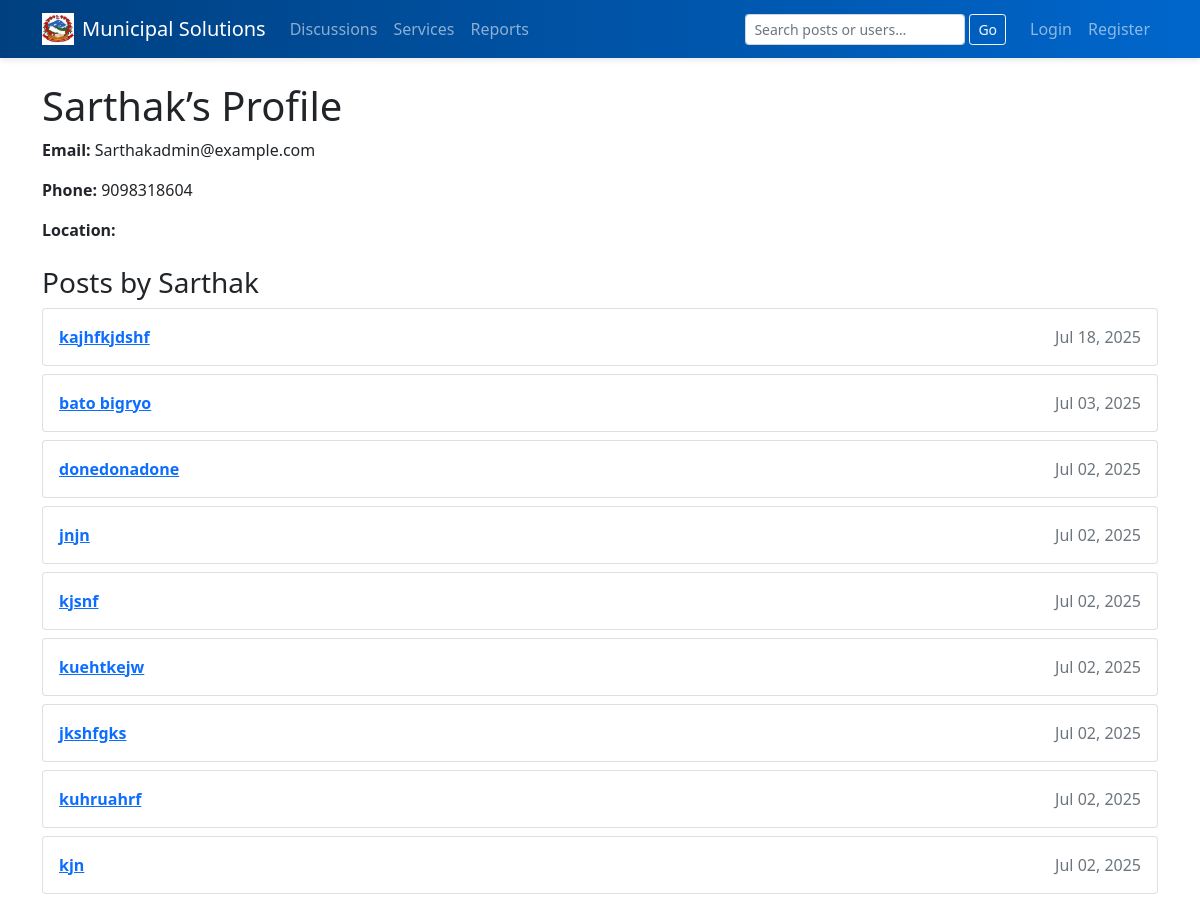
Page /accounts/users/Sarthak/ (upper part) on the earlier database version.
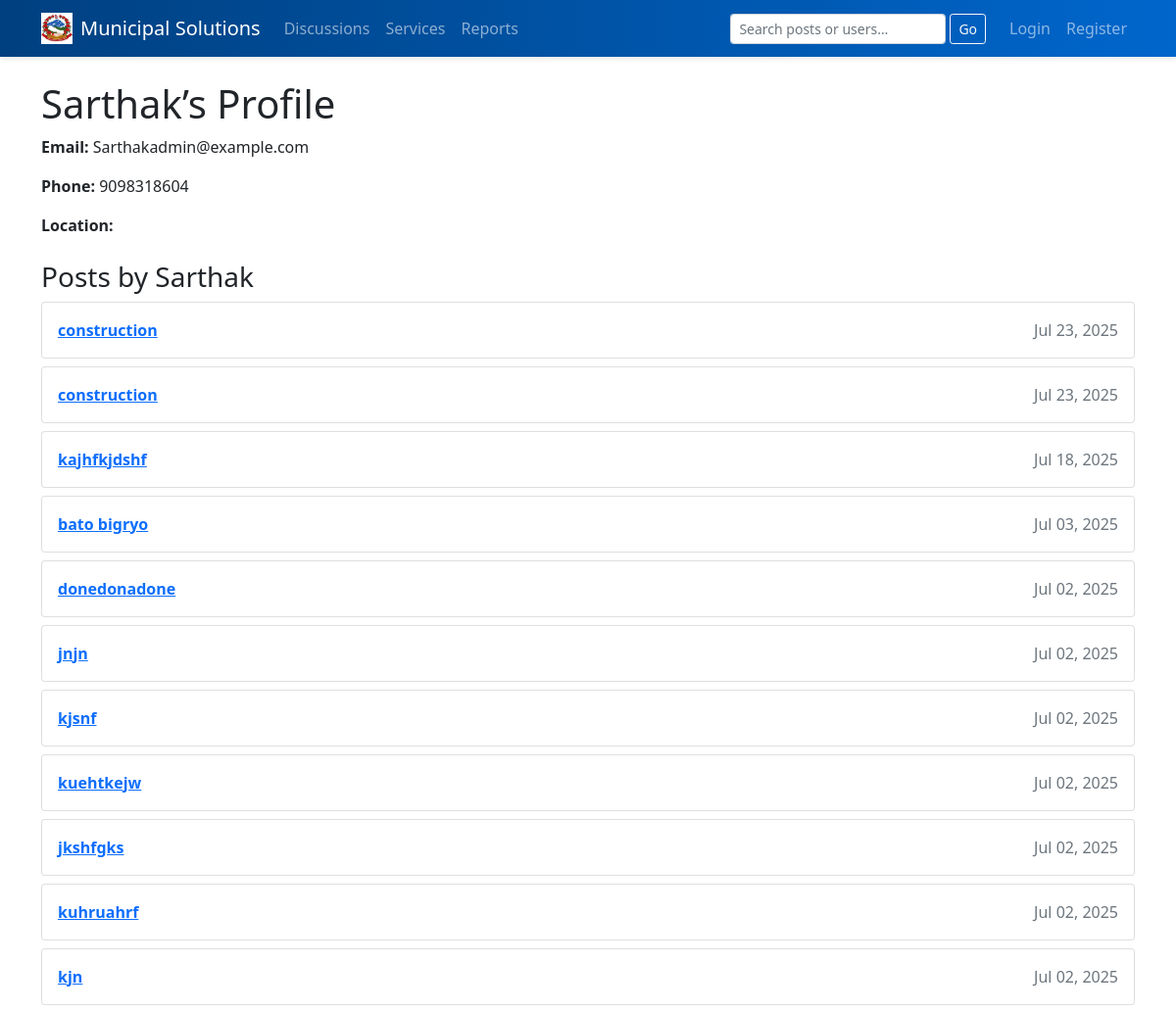
Same page on the later database version.
### services/models.py (models this page shows, shortened)
class DiscussionPost(models.Model):
    CATEGORY_TAX          = 'tax'
    CATEGORY_CONSTRUCTION = 'construction'
    CATEGORY_HEALTH       = 'health'
    CATEGORY_CHOICES = [
        (CATEGORY_TAX,          'Tax'),
        (CATEGORY_CONSTRUCTION, 'Construction'),
        (CATEGORY_HEALTH,       'Health'),
    ]
    author     = models.ForeignKey(CustomUser, on_delete=models.CASCADE)
    title      = models.CharField(max_length=200)
    content    = models.TextField()
    image      = models.ImageField(upload_to='discussion_images/', blank=True, null=True)
    location   = models.CharField(max_length=100, blank=True, null=True)
    category   = models.CharField(
        max_length=20,
        choices=CATEGORY_CHOICES,
        default=CATEGORY_TAX,
        help_text="Select one: Tax, Construction or Health"
    )
    created_at = models.DateTimeField(auto_now_add=True)
    updated_at = models.DateTimeField(auto_now=True)
    likes      = models.PositiveIntegerField(default=0)
    dislikes   = models.PositiveIntegerField(default=0)

### accounts/views.py (the view)
# urls.py: path('users/<str:username>/', views.public_profile, name='public_profile'),
def public_profile(request, username):
    User = get_user_model()
    profile_user = get_object_or_404(User, username=username)
    posts = DiscussionPost.objects.filter(author=profile_user).order_by('-created_at')
    reactions = PostReaction.objects.filter(user=profile_user).order_by('-id')
    likes_count = reactions.filter(reaction='like').count()
    dislikes_count = reactions.filter(reaction='dislike').count()
    return render(request, 'accounts/public_profile.html', {
        'profile_user': profile_user,
        'posts': posts,
        'reactions': reactions,
        'likes_count': likes_count,
        'dislikes_count': dislikes_count,
    })

### templates/accounts/public_profile.html (shortened to what this page needs)
{% extends 'base.html' %}
{% block content %}
  <h1>{{ profile_user.username }}’s Profile</h1>
  <p><strong>Email:</strong> {{ profile_user.email }}</p>
  <p><strong>Phone:</strong> {{ profile_user.phone_number }}</p>
  <p><strong>Location:</strong> {{ profile_user.profile.location }}</p>
  <h3 class="mt-4">Posts by {{ profile_user.username }}</h3>
  {% for post in posts %}
    <div class="card mb-2">
      <div class="card-body">
        <a href="{% url 'post_detail' post.id %}"><strong>{{ post.title }}</strong></a>
        <span class="float-end text-muted">{{ post.created_at|date:"M d, Y" }}</span>
      </div>
    </div>
  {% empty %}
    <p>No posts yet.</p>
  {% endfor %}
{% endblock %}

Differences in the rows shown:
added DiscussionPost: title "construction", created_at "Jul 23, 2025"
added DiscussionPost: title "construction", created_at "Jul 23, 2025"
